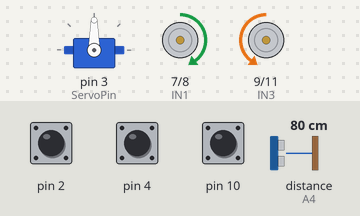
Simulated run of this sketch. Board: Arduino Uno, built with avr-gcc and run on an emulated ATmega328P. Parts: servo, motor-driver pin pairs drawn as motors (green arrow = first pin HIGH = forward, orange = second pin HIGH = backward, longer = more drive, scaled by the enable pin). Wiring (inferred from the names in the program): ultrasonic range finder: trigger A5; echo A4. Inputs (shaded band) come from the test bench; at power-on: distance to the obstacle (sensor on A4) 80 cm, pin 2 HIGH, pin 4 HIGH, pin 10 HIGH. The echo pulse lasts 58.3 µs per cm.

Above: at 0.32 s.
At 1.2 s:
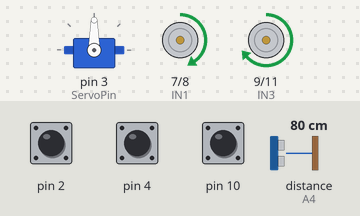
1.3 s: distance to the obstacle (sensor on A4) set to 35 cm
2.8 s: distance to the obstacle (sensor on A4) set to 30 cm
At 3.5 s:
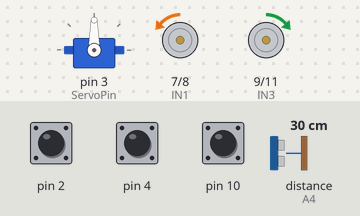
Timing chart, 0 to 5.8 s (numbered marks = the images above; inputs shaded):
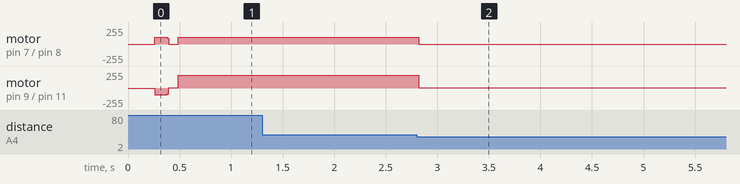

The sketch:

rteam_linefollow.ino
```cpp
#define SERVO_DELAY 250
#define START_BURST 100


enum RobotState {
  Start = 0,
  StartBurst,
  Straight,
  VeeredLeft,
  VeeredRight,
  AllBlack,
  ObstacleDetected,
  Unexpected
};

void set_state(enum RobotState);

// current robot state
enum RobotState state;
// last state before obstacle was detected
enum RobotState state_before_obstacle;
// millisecond timestamp of the last time state changed
long last_time;
// millisecond timestamp of the last pitstop time
long last_pitstop_time;
// light sensor state
int lt;

void setup() {
  state = Start;
  state_before_obstacle = Start;
  init_robot();
  last_time = millis();
}


void loop() {

  lt = get_lightsensor();

  if (state == Start) {
    set_head(90);
    set_left_motor(0);
    set_right_motor(0);

    if (delta_time() > SERVO_DELAY) {
      set_state(StartBurst);
    }
  }
  if (state == StartBurst) {
    set_left_motor(100);
    set_right_motor(100);

    if (delta_time() > START_BURST) {
      set_state(Straight);
    }
  }
  else if (state == Straight) {
    set_left_motor(85);
    set_right_motor(85);

    service_linetracking();
  }
  else if (state == VeeredLeft) {
    if (delta_time() < 100) {
      set_left_motor(-5);
      set_right_motor(-5);
    }
    else {
      set_left_motor(-102);
      set_right_motor(191);
    }

    service_linetracking();
  }
  else if (state == VeeredRight) {
    if (delta_time() < 100) {
      set_left_motor(-5);
      set_right_motor(-5);
    }
    else {
      set_left_motor(191);
      set_right_motor(-102);
    }

    service_linetracking();
  }
  else if (state == AllBlack) {
    set_left_motor(0);
    set_right_motor(0);
    set_head(0);
    while (get_distance() < 31 || delta_time() < 1100) {
      delay(1);
    }
    set_head(90);
    delay(SERVO_DELAY);
    last_pitstop_time = millis();
    set_state(StartBurst);
  }
  else if (state == Unexpected) {
    set_left_motor(0);
    set_right_motor(0);
    for (;;) {
      set_head(0);
      delay(5000);
      set_head(180);
      delay(5000);
    }
  }
  else if (state == ObstacleDetected) {
    set_left_motor(-1);
    set_right_motor(-1);

    // edge case where we hit the pit stop
    // while we are coasting to stop
    if (lt == 0b111) {
      set_state(AllBlack);
    }

    // obstacle distance is above threshold
    // go back to the last state it was in
    else if (get_distance() > 31) {
      set_state(state_before_obstacle);
    }

    // remain in current state
    else {
      set_state(ObstacleDetected);
    }
  }

  // all states can transition to ObstacleDetected using this
  if (get_distance() < 31 && state != ObstacleDetected) {
    // record last state before going into ObstacleDetected
    state_before_obstacle = state;
    set_state(ObstacleDetected);
  }

  delay(10);
}

void set_state(enum RobotState st) {
  if (state != st && st != Unexpected) {
    state = st;
    last_time = millis();
  }
}

long delta_time() {
  return millis() - last_time;
}

void service_linetracking() {
  if (lt == 0b110 || lt == 0b100) {
    set_state(VeeredLeft);
  }
  else if (lt == 0b011 || lt == 0b001 || lt == 0b000) {
    set_state(VeeredRight);
  }
  else if (lt == 0b010) {
    set_state(Straight);
  }
  else if (lt == 0b111 && (millis() - last_pitstop_time) > 500) {
    set_state(AllBlack);
  }
  else {
    set_state(Unexpected);
  }
}
```

rteam.ino
```cpp
// Library for controlling the hobby servo
#include <Servo.h>
#include <limits.h>

// Motor driver pin connections
#define ENB 5  // left motor enable
#define IN1 7  // left motor control
#define IN2 8  // left motor control
#define ENA 6  // right motor enable
#define IN3 9  // right motor control
#define IN4 11 // right motor control

// Ultrasonic rangefinder pin connections
#define Echo A4
#define Trig A5

// Servo pins
#define ServoPin 3

// Macros to read the three line tracking sensors.
// These will return '0' with a light surface and '1'
// with a dark surface.
#define LT_R (digitalRead(10)==LOW ? 1 : 0)
#define LT_M (digitalRead(4)==LOW ? 1 : 0)
#define LT_L (digitalRead(2)==LOW ? 1 : 0)

// servo object for head
Servo head;

// initialization routine
void init_robot() {
  // Start serial comm in case you want to debug with it
  Serial.begin(9600);

  // Configure the pins that are outputs
  pinMode(Trig, OUTPUT);
  pinMode(IN1, OUTPUT);
  pinMode(IN2, OUTPUT);
  pinMode(IN3, OUTPUT);
  pinMode(IN4, OUTPUT);
  pinMode(ENA, OUTPUT);
  pinMode(ENB, OUTPUT);
  pinMode(ServoPin, OUTPUT);
}

// returns a 3-bit binary number where the MSB is the state of the left sensor
// LSB is the right sensor and the middle bit is the middle sensor
// a set bit (1) = dark surface
int get_lightsensor() {
    return LT_R | LT_M << 1 | LT_L << 2;
}

// prints the status of light sensor to USB Serial
int _test_lightsensor() {
    int lt = get_lightsensor();
    Serial.print("Light Sensor Status: ");
    Serial.print("L: " + (lt & 4) != 0);
    Serial.print("M: " + (lt & 2) != 0);
    Serial.print("R: " + (lt & 1) != 0);
    Serial.println();
}

// {set_left_motor, set_right_motor}
// input:
// int spd
//      spd has a range of -255 and 255
//      sets the left or right motor at the speed
//      positive speed sets the motor moving forward
//      negative speed sets the motor moving backward
void set_left_motor(int spd) {
  hal_motor(spd < 0, abs(spd), IN1, IN2, ENB);
}
void set_right_motor(int spd) {
  hal_motor(spd < 0, abs(spd), IN4, IN3, ENA);
}

// an hardware abstraction layer for the motor controller
// encapsulates common behavior for left and right motors
// inputs:
// int rev: 0 for forward, 1 for reverse
// int pwm: 0-255: sets speed
// int ctrlpin1, int ctrlpin2
//      Arduino pin numbers
//      for forward, pins are set: ctrlpin1 = HIGH, ctrlpin2 = LOW
//      for reverse, pins are set: ctrlpin1 = LOW, ctrlpin2 = HIGH
// int enpin: Arduino pin number for PWM output
void hal_motor(int rev, int pwm, int ctrlpin1, int ctrlpin2, int enpin) {
  if (pwm == 0) {
    digitalWrite(ctrlpin1, LOW);
    digitalWrite(ctrlpin2, LOW);
    return;
  }

  if (!rev) {
    digitalWrite(ctrlpin2, LOW);
    digitalWrite(ctrlpin1, HIGH);
  }
  else {
    digitalWrite(ctrlpin1, LOW);
    digitalWrite(ctrlpin2, HIGH);
  }
  analogWrite(enpin, pwm);
}

void _test_motor_hal() {
    // forward, max speed, left motor
    hal_motor(0, 255, IN1, IN2, ENB);
    delay(1000);
    // forward, max speed, right motor
    hal_motor(0, 255, IN4, IN3, ENA);
    delay(1000);

    // stop all motors
    hal_motor(0, 0, IN1, IN2, ENB);
    hal_motor(0, 0, IN4, IN3, ENA);
    delay(1000);

    // forward, half speed, left & right motor
    hal_motor(0, 127, IN1, IN2, ENB);
    hal_motor(0, 127, IN4, IN3, ENA);
    delay(1000);

    // forward, half speed, left & right motor
    hal_motor(1, 127, IN1, IN2, ENB);
    hal_motor(1, 127, IN4, IN3, ENA);
    delay(1000);

    hal_motor(0, 0, IN1, IN2, ENB);
    hal_motor(0, 0, IN4, IN3, ENA);
}

void _test_motors() {
    set_left_motor(0);
    set_right_motor(0);

    // ramp up left motor fwd and ramp up right motor rev
    for (int i=0; i<=255; i++) {
        set_left_motor(i);
        set_right_motor(-i);
        delay(5);
    }
    set_left_motor(0);
    set_right_motor(0);

    delay(1000);

    // ramp up left motor rev and ramp up right motor fwd
    for (int i=0; i<=255; i++) {
        set_left_motor(-i);
        set_right_motor(i);
        delay(5);
    }
    set_left_motor(0);
    set_right_motor(0);
}

// moves the servo head to point to an angle
// input:
// int angle: the angle to set the head at (0-180 degrees)
void set_head(int angle) {
    if (!head.attached()) {
        head.attach(ServoPin);
    }
    head.write(angle);
}

// returns distance from the ultrasonic sensor
// returns: distance in cm
int get_distance() {
  digitalWrite(Trig, LOW);  // ensure ping is off
  delayMicroseconds(2);
  digitalWrite(Trig, HIGH); // start ping
  delayMicroseconds(10);
  digitalWrite(Trig, LOW);  // end ping
  int distance = (int)pulseIn(Echo, HIGH, 10000) / 58;
  // dumb edge case--when there's nothing it registers as 0
  if (distance == 0) {
    distance = INT_MAX;
  }
  return distance; // measure time of flight and convert to cm
}

void _test_head_servo() {
    // head does not have to be attached, this should work correctly
    head.detach();

    set_head(0);
    delay(1000);
    set_head(90);
    delay(1000);
    set_head(180);
    delay(2000);
}

void _test_distance() {
    Serial.print("Distance: ");
    Serial.print(get_distance());
    Serial.println("cm");
}
```

Measured:
- the behaviour switches between 32 and 31 cm on distance to the obstacle (sensor on A4) (found by bisection; images 1 and 2)
- after the input at 1.3 s, every drawn part: stays the same
- after the input at 2.8 s, motor on pin 7 (IN1) / pin 8 (IN2): forward 102/255 → backward 1/255 at once; motor on pin 9 (IN3) / pin 11 (IN4): forward 191/255 → forward 1/255 at once
